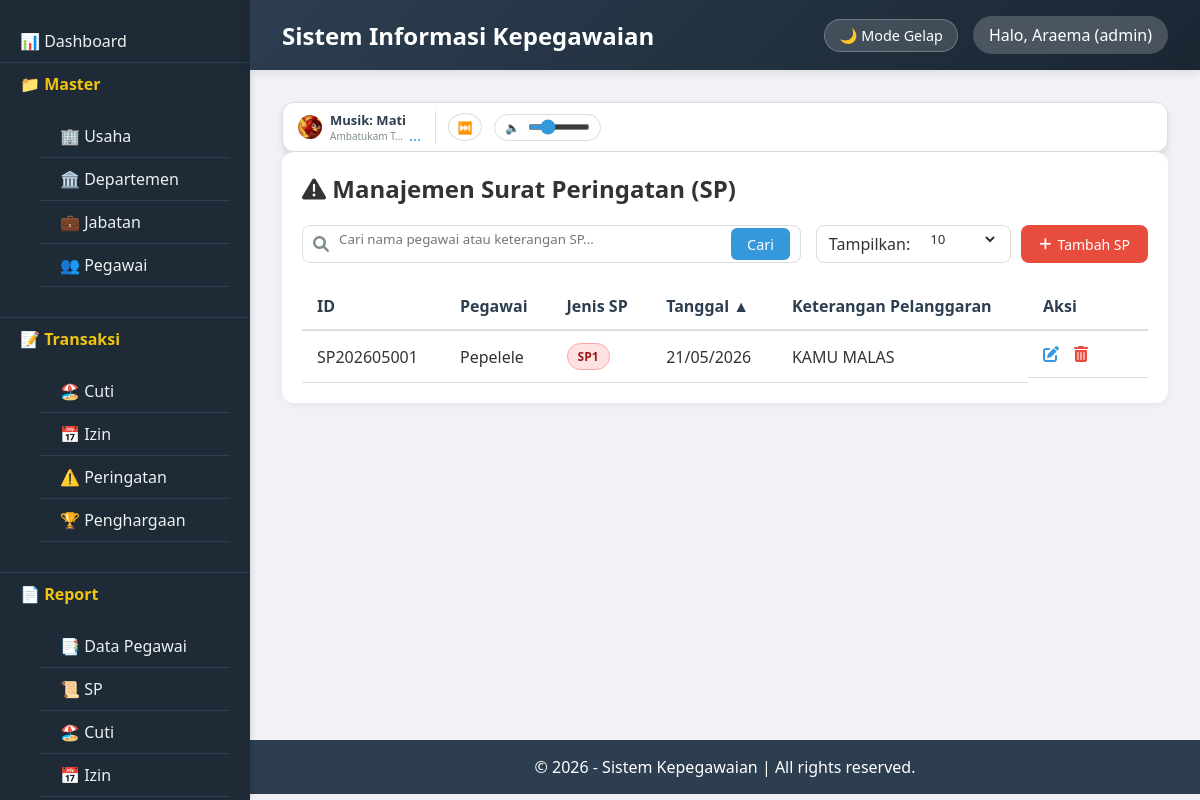
The page /index.php?page=peringatan (signed in) on the database its author committed.
### tables this page shows
CREATE TABLE `tbl_peringatan` (
  `id_peringatan` varchar(15) NOT NULL,
  `id_pegawai` varchar(15) DEFAULT NULL,
  `tgl_peringatan` date DEFAULT NULL,
  `jenis` enum('SP1','SP2','SP3') DEFAULT 'SP1',
  `keterangan` text DEFAULT NULL,
  `created_at` timestamp NOT NULL DEFAULT current_timestamp()
);

CREATE TABLE `tbl_pegawai` (
  `id_pegawai` varchar(15) NOT NULL,
  `id_departemen` varchar(10) DEFAULT NULL,
  `id_jabatan` varchar(10) DEFAULT NULL,
  `nama` varchar(100) NOT NULL,
  `alamat` text DEFAULT NULL,
  `telepon` varchar(20) DEFAULT NULL,
  `email` varchar(100) DEFAULT NULL,
  `gaji` decimal(12,2) DEFAULT NULL,
  `status_pernikahan` enum('Menikah','Belum','Berpisah') DEFAULT NULL,
  `jenis_kelamin` enum('Laki-Laki','Perempuan') DEFAULT NULL,
  `status_kerja` enum('Tetap','Kontrak','Pensiun','Keluar') DEFAULT NULL,
  `jumlah_cuti` int(11) DEFAULT 0,
  `jenjang_pendidikan` enum('SD','SMP','SMA','SMK','D1','D2','D3','D4','S1','S2','S3') DEFAULT NULL,
  `tgl_mulai_kerja` date DEFAULT NULL,
  `foto` varchar(255) DEFAULT NULL,
  `created_at` timestamp NOT NULL DEFAULT current_timestamp()
);

### classes/Database.php (called while the page is built)
<?php
class Database {
    private static $instance = null;
    private $conn;
    private function __construct() {
        try {
            $this->conn = new PDO("mysql:host=".DB_HOST.";dbname=".DB_NAME, DB_USER, DB_PASS);
            $this->conn->setAttribute(PDO::ATTR_ERRMODE, PDO::ERRMODE_EXCEPTION);
        } catch(PDOException $e) {
            die("Koneksi gagal: " . $e->getMessage());
        }
    }
    public static function getInstance() {
        if (self::$instance == null) self::$instance = new Database();
        return self::$instance;
    }
    public function getConnection() {
        return $this->conn;
    }
}
?>

### classes/Peringatan.php (called while the page is built, shortened)
<?php
class Peringatan {
    private $db;
    public function __construct() {
        $this->db = Database::getInstance()->getConnection();
    }
    public function getData($search = '', $orderBy = 'p.tgl_peringatan', $orderDir = 'DESC', $limit = 10, $offset = 0) {
        $allowedColumns = ['p.id_peringatan', 'peg.nama', 'p.tgl_peringatan', 'p.jenis', 'p.created_at'];
        $orderDir = strtoupper($orderDir) === 'DESC' ? 'DESC' : 'ASC';
        $sql = "SELECT p.*, peg.nama as pegawai_nama
                FROM tbl_peringatan p
                JOIN tbl_pegawai peg ON p.id_pegawai = peg.id_pegawai
                WHERE peg.nama LIKE :search OR p.jenis LIKE :search OR p.keterangan LIKE :search
                ORDER BY $orderBy $orderDir
                LIMIT :limit OFFSET :offset";
        $stmt = $this->db->prepare($sql);
        $searchTerm = "%$search%";
        $stmt->bindParam(':search', $searchTerm);
        $stmt->bindParam(':limit', $limit, PDO::PARAM_INT);
        $stmt->bindParam(':offset', $offset, PDO::PARAM_INT);
        $stmt->execute();
        return $stmt->fetchAll(PDO::FETCH_ASSOC);
    }
}
?>

### views/peringatan/index.php (the view, shortened to what this page needs)
<?php
$search = isset($_GET['search']) ? trim($_GET['search']) : '';
$sort = isset($_GET['sort']) ? $_GET['sort'] : 'p.tgl_peringatan';
$order = isset($_GET['order']) && $_GET['order'] == 'desc' ? 'desc' : 'asc';
$limit = isset($_GET['limit']) ? $_GET['limit'] : 10;
$page = isset($_GET['page_num']) ? max(1, (int)$_GET['page_num']) : 1;
if ($limit === 'all') {
    $limitValue = 999999;
    $offset = 0;
} else {
    $limitValue = (int)$limit;
    $offset = ($page - 1) * $limitValue;
}
$peringatan = new Peringatan();
$data = $peringatan->getData($search, $sort, $order, $limitValue, $offset);
include __DIR__ . '/../layouts/header.php';
?>
<link rel="stylesheet" href="https://cdnjs.cloudflare.com/ajax/libs/font-awesome/6.0.0-beta3/css/all.min.css">
<div class="card">
    <h2><i class="fas fa-exclamation-triangle"></i> Manajemen Surat Peringatan (SP)</h2>
    <div class="toolbar">
        <form method="get" class="search-form">
            <div class="search-box">
                <i class="fas fa-search"></i>
                <input type="text" name="search" placeholder="Cari nama pegawai atau keterangan SP..." value="<?= htmlspecialchars($search) ?>">
                <button type="submit">Cari</button>
            </div>
        </form>
        <div class="filter-add">
            <div class="filter-form">
                <span>Tampilkan:</span>
                <select name="limit" onchange="this.form.submit()" form="filterForm">
                    <option value="10" <?= $limit == 10 ? 'selected' : '' ?>>10</option>
                </select>
            </div>
            <a href="?page=peringatan&action=tambah" class="btn-add"><i class="fas fa-plus"></i> Tambah SP</a>
        </div>
    </div>
    <div class="table-responsive">
        <table class="table">
            <thead>
                <tr>
                    <th><a href="?page=peringatan&search=<?= urlencode($search) ?>&sort=p.id_peringatan&order=<?= $sort == 'p.id_peringatan' && $order == 'asc' ? 'desc' : 'asc' ?>&limit=<?= $limit ?>&page_num=<?= $page ?>">ID <?= $sort == 'p.id_peringatan' ? ($order == 'asc' ? '▲' : '▼') : '' ?></a></th>
                    <th><a href="?page=peringatan&search=<?= urlencode($search) ?>&sort=e.nama&order=<?= $sort == 'e.nama' && $order == 'asc' ? 'desc' : 'asc' ?>&limit=<?= $limit ?>&page_num=<?= $page ?>">Pegawai <?= $sort == 'e.nama' ? ($order == 'asc' ? '▲' : '▼') : '' ?></a></th>
                    <th><a href="?page=peringatan&search=<?= urlencode($search) ?>&sort=p.jenis_peringatan&order=<?= $sort == 'p.jenis_peringatan' && $order == 'asc' ? 'desc' : 'asc' ?>&limit=<?= $limit ?>&page_num=<?= $page ?>">Jenis SP <?= $sort == 'p.jenis_peringatan' ? ($order == 'asc' ? '▲' : '▼') : '' ?></a></th>
                    <th><a href="?page=peringatan&search=<?= urlencode($search) ?>&sort=p.tgl_peringatan&order=<?= $sort == 'p.tgl_peringatan' && $order == 'asc' ? 'desc' : 'asc' ?>&limit=<?= $limit ?>&page_num=<?= $page ?>">Tanggal <?= $sort == 'p.tgl_peringatan' ? ($order == 'asc' ? '▲' : '▼') : '' ?></a></th>
                    <th>Keterangan Pelanggaran</th>
                    <th width="120">Aksi</th>
                </tr>
            </thead>
            <tbody>
                <?php if (count($data) > 0): ?>
                    <?php foreach ($data as $row): ?>
                    <tr>
                        <td><?= $row['id_peringatan'] ?></td>
                        <td><?= htmlspecialchars($row['pegawai_nama']) ?></td>
                        <td>
                            <span class="badge badge-danger"><?= htmlspecialchars($row['jenis']) ?></span>
                        </td>
                        <td><?= date('d/m/Y', strtotime($row['tgl_peringatan']??'')) ?></td>
                        <td><?= htmlspecialchars($row['keterangan'] ?? '') ?></td>
                        <td class="actions">
                            <a href="?page=peringatan&edit=<?= $row['id_peringatan'] ?>&search=<?= urlencode($search) ?>&sort=<?= $sort ?>&order=<?= $order ?>&limit=<?= $limit ?>&page_num=<?= $page ?>" class="btn-edit-action" title="Edit"><i class="fas fa-edit" style="color:#3498db;"></i></a>
                            <a href="#" class="btn-delete" data-id="<?= $row['id_peringatan'] ?>" title="Hapus"><i class="fas fa-trash-alt" style="color:#e74c3c;"></i></a>
                        </td>
                    </tr>
                    <?php endforeach; ?>
                <?php else: ?>
                    <tr><td colspan="6" class="text-center">Tidak ada data surat peringatan</td></tr>
                <?php endif; ?>
            </tbody>
        </table>
    </div>
</div>
<?php include __DIR__ . '/../layouts/footer.php'; ?>

### assets/css/style.css (style rules this page uses)
:root { --bg-body: #f0f2f5; --bg-card: #ffffff; --text-main: #2c3e50; --text-body: #333333; --text-muted: #7f8c8d; --border-color: #dddddd; --table-hover: #f5f5f5; --input-bg: #ffffff; --input-border: #dddddd; --header-bg: linear-gradient(135deg, #2c3e50, #1a2632); --sidebar-bg: #1e2a36; }
* { margin: 0; padding: 0; box-sizing: border-box; font-family: 'Segoe UI', Tahoma, Geneva, Verdana, sans-serif; }
body { background: var(--bg-body); color: var(--text-body); transition: background 0.3s, color 0.3s; }
.card { background: var(--bg-card); color: var(--text-body); border-radius: 10px; padding: 1.5rem; margin-bottom: 1.5rem; box-shadow: 0 2px 4px rgba(0,0,0,0.1); transition: background 0.3s, color 0.3s; }
table { width: 100%; border-collapse: collapse; }
th, td { padding: 12px 15px; text-align: left; border-bottom: 1px solid var(--border-color); }
th { background: #2c3e50; color: white; }
td { color: var(--text-body); }
.btn, button { display: inline-block; padding: 8px 16px; border-radius: 4px; border: none; cursor: pointer; font-size: 0.9rem; }
input, select, textarea { width: 100%; padding: 10px; margin: 5px 0 15px; background: var(--input-bg); color: var(--text-body); border: 1px solid var(--input-border); border-radius: 5px; }

### views/peringatan/index.php (style rules this page uses)
.badge { display: inline-block; padding: 4px 10px; border-radius: 20px; font-size: 12px; font-weight: 600; }
.badge-danger { background: #fee2e2; color: #991b1b; border: 1px solid #fca5a5; }
.btn-edit-action { background: none; border: none; cursor: pointer; font-size: 16px; text-decoration: none; }
.card { background: var(--bg-card); color: var(--text-body); border-radius: 12px; padding: 20px; box-shadow: 0 2px 10px rgba(0,0,0,0.05); }
.toolbar { display: flex; justify-content: space-between; flex-wrap: wrap; gap: 15px; margin: 20px 0; }
.search-form { flex: 2; min-width: 250px; }
.search-box { display: flex; align-items: center; background: var(--input-bg); border-radius: 8px; padding: 0 10px; border: 1px solid var(--input-border); height: 38px; }
.search-box i { color: var(--text-muted); }
.search-box input { flex: 1; border: none; background: transparent; padding: 0 10px; height: 36px; outline: none; color: var(--text-body); }
.search-box button { background: #3498db; border: none; color: white; padding: 0 16px; border-radius: 6px; height: 32px; cursor: pointer; }
.filter-add { display: flex; gap: 10px; align-items: center; }
.filter-form { display: flex; align-items: center; gap: 8px; background: var(--input-bg); color: var(--text-body); padding: 0 12px; border-radius: 8px; height: 38px; border: 1px solid var(--input-border); }
.filter-form select { border: none; background: transparent; padding: 0 8px; height: 36px; cursor: pointer; color: var(--text-body); outline: none; }
.filter-form select option { background: var(--bg-card); color: var(--text-body); }
.btn-add { background: #e74c3c; border: none; color: white; padding: 0 18px; border-radius: 8px; cursor: pointer; height: 38px; display: inline-flex; align-items: center; gap: 6px; text-decoration: none; font-size: 14px; font-weight: 500; }
.table-responsive { overflow-x: auto; }
.table { width: 100%; border-collapse: collapse; }
.table th, .table td { padding: 12px 15px; text-align: left; border-bottom: 1px solid var(--border-color); color: var(--text-body); }
.table th { background: var(--bg-card); color: var(--text-main); font-weight: 600; border-bottom: 2px solid var(--border-color); }
.table th a { color: var(--text-main); text-decoration: none; }
.actions { display: flex; gap: 15px; align-items: center; }

### rows shown on the page
tbl_peringatan: id_peringatan "SP202605001", id_pegawai.nama "Pepelele", jenis "SP1", tgl_peringatan "21/05/2026", keterangan "KAMU MALAS"

### other values the page prints
Session::get('nama') "Araema"
Session::get('role') "admin"
